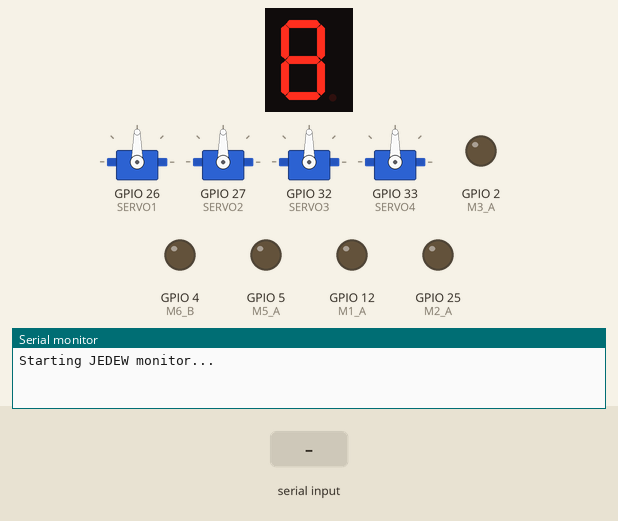
A sketch run on a simulated ESP32. Parts: 1-digit seven-segment display, 4 × servo, output pins drawn as LEDs (lit = HIGH), the last lines printed to the serial monitor. Wiring (inferred from the names in the program): 1-digit 7-segment display, segments lit when LOW: segments GPIO 13, GPIO 14, GPIO 15, GPIO 16, GPIO 17, GPIO 18, GPIO 19. Inputs (shaded band) come from the test bench. Nothing arrives over Bluetooth unless stated; the segment pins are drawn as the display they are named for; pins used as bus, display or sensor lines are not drawn.

Above: at 1.2 s.
1.3 s: "f\n" received over the second serial link
At 2.4 s:
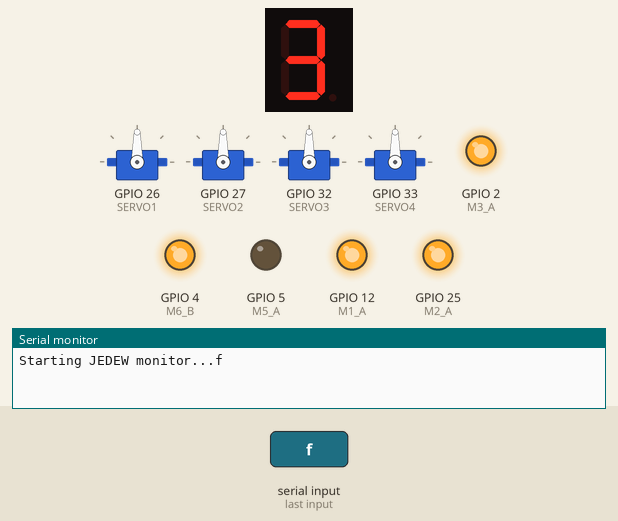
2.8 s: "b\n" received over the second serial link
At 3.5 s:
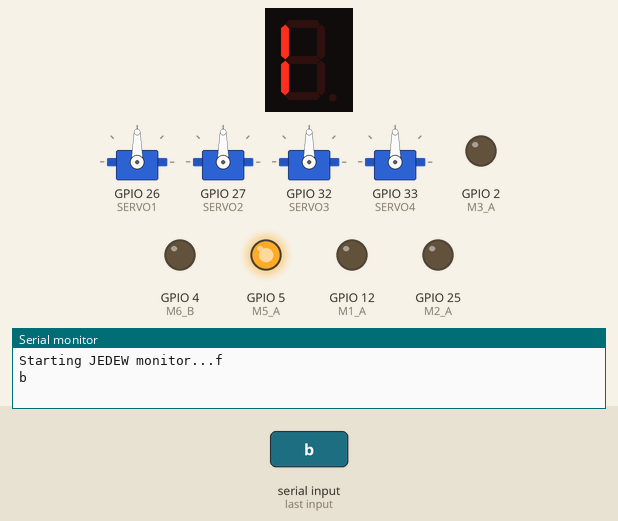
4.3 s: "l\n" received over Serial
At 4.6 s:
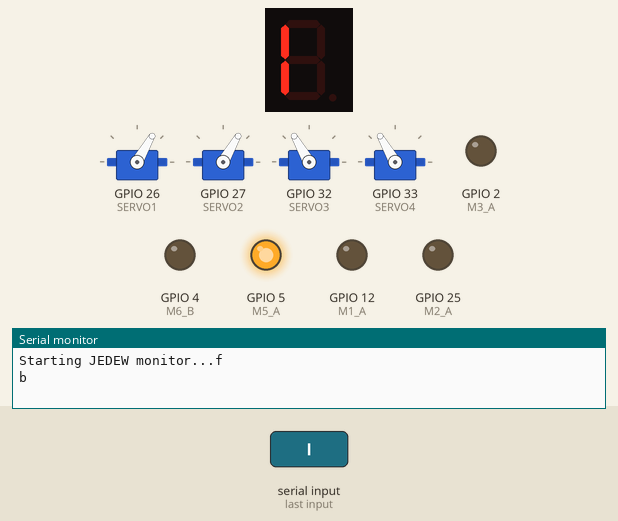
5.8 s: "r\n" received over the second serial link
At 7.0 s:
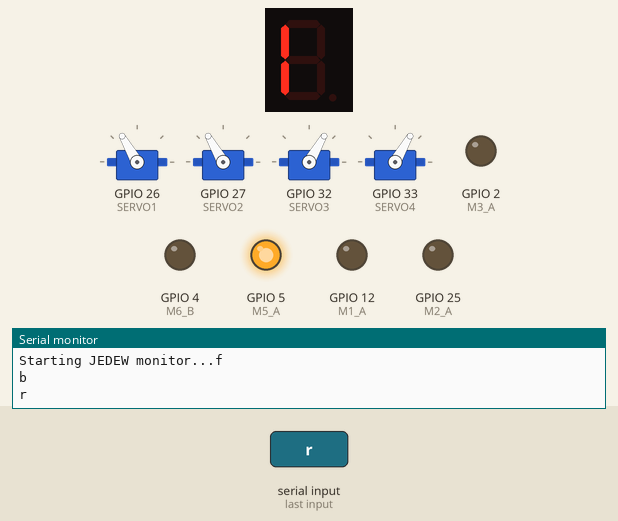
7.3 s: "s\n" received over the second serial link
At 8.2 s:
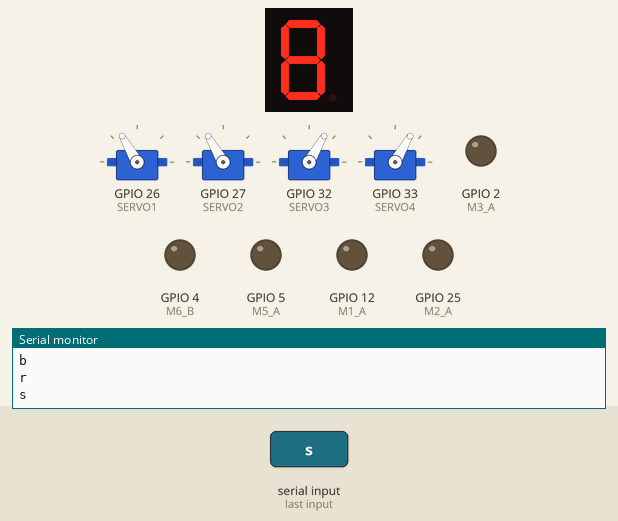
8.8 s: "f\n" received over Serial
At 9.3 s:
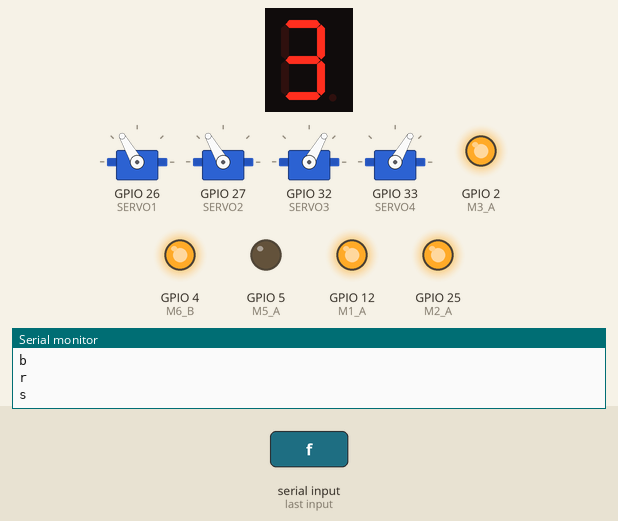
Timing chart, 0 to 11.3 s (numbered marks = the images above; inputs shaded):
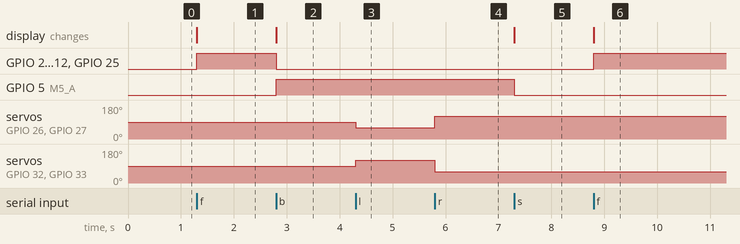

The sketch:

mars_rover_body_control_bt.ino
```cpp
#include <U8x8lib.h>
#include "BluetoothSerial.h"
#include <SPI.h>
#include <ESP32Servo.h>
#include <WiFi.h>
#include <ArduinoWebsockets.h>

//U8X8_SSD1306_128X64_NONAME_SW_I2C u8x8(/* clock=*/ SCL, /* data=*/ SDA, /* reset=*/ U8X8_PIN_NONE);   // OLEDs without Reset of the Display
//BluetoothSerial SerialBT;

#define M1_B    14
#define M1_A    12
#define M2_B    13
#define M2_A    25
#define M3_B    15
#define M3_A    2
#define M4_B    18
#define M4_A    19
#define M5_B    17
#define M5_A    5
#define M6_B    4
#define M6_A    16

#define s1center 90
#define s3center 90
#define s4center 90
#define s6center 90

#define SERVO1  26
#define SERVO2  27
#define SERVO3  32
#define SERVO4  33

Servo myservo1, myservo2, myservo3, myservo4;

BluetoothSerial SerialBT;

#define WIFI_SSID   "GBSA0001"
#define WIFI_PASSWD "GBSA0001"

String macAddress = "";
String ipAddress = "";

// Moth server setting
const char* websockets_server_host = "cobot.center";
const uint16_t websockets_server_port = 8286;
using namespace websockets;
WebsocketsClient client;

void go_forward(){
    digitalWrite(M1_A, HIGH);
    digitalWrite(M1_B, LOW);
    digitalWrite(M2_A, HIGH);
    digitalWrite(M2_B, LOW);
    digitalWrite(M3_A, HIGH);
    digitalWrite(M3_B, LOW);
    digitalWrite(M4_A, LOW);
    digitalWrite(M4_B, HIGH);
    digitalWrite(M5_A, LOW);
    digitalWrite(M5_B, HIGH);
    digitalWrite(M6_A, LOW);
    digitalWrite(M6_B, HIGH);
}

void go_backward(){
    digitalWrite(M1_A, LOW);
    digitalWrite(M1_B, HIGH);
    digitalWrite(M2_A, LOW);
    digitalWrite(M2_B, HIGH);
    digitalWrite(M3_A, LOW);
    digitalWrite(M3_B, HIGH);
    digitalWrite(M4_A, HIGH);
    digitalWrite(M4_B, LOW);
    digitalWrite(M5_A, HIGH);
    digitalWrite(M5_B, LOW);
    digitalWrite(M6_A, HIGH);
    digitalWrite(M6_B, LOW);
}

void stop(){
    digitalWrite(M1_A, LOW);
    digitalWrite(M1_B, LOW);
    digitalWrite(M2_A, LOW);
    digitalWrite(M2_B, LOW);
    digitalWrite(M3_A, LOW);
    digitalWrite(M3_B, LOW);
    digitalWrite(M4_A, LOW);
    digitalWrite(M4_B, LOW);
    digitalWrite(M5_A, LOW);
    digitalWrite(M5_B, LOW);
    digitalWrite(M6_A, LOW);
    digitalWrite(M6_B, LOW);
}

void turn_left(){
    myservo1.write(60);
    myservo2.write(60);
    myservo3.write(120);
    myservo4.write(120);
}

void turn_right(){
    myservo1.write(120);
    myservo2.write(120);
    myservo3.write(60);
    myservo4.write(60);
}

void servo_center(){
    myservo1.write(90);
    myservo2.write(90);
    myservo3.write(90);
    myservo4.write(90);
}

void onMessageCallback(WebsocketsMessage message) {
    Serial.print("Got Message: ");
    Serial.println(message.data());
    /*
    if(message.data().toInt() == 0){
        Serial.println("stop");
        stop();
    }else if(message.data().toInt() == 1){
        Serial.println("go forward");
        go_forward();
    }else if(message.data().toInt() == 2){
        Serial.println("turn left");
        turn_left();
    }else if(message.data().toInt() == 3){
        Serial.println("turn right");
        turn_right();
    }else if(message.data().toInt() == 4){
        Serial.println("go forward");
        go_forward();
    }*/
}

void onEventsCallback(WebsocketsEvent event, String data) {
    if(event == WebsocketsEvent::ConnectionOpened) {
        Serial.println("Connnection Opened");
    } else if(event == WebsocketsEvent::ConnectionClosed) {
        Serial.println("Connnection Closed... Rebooting");
        ESP.restart();
    } else if(event == WebsocketsEvent::GotPing) {
        Serial.println("Got a Ping!");
    } else if(event == WebsocketsEvent::GotPong) {
        Serial.println("Got a Pong!");
    }
}

void setupNetwork()
{
    macAddress = "mars-rover";
    WiFi.begin(WIFI_SSID, WIFI_PASSWD);
    while (WiFi.status() != WL_CONNECTED) {
        delay(500);
        Serial.print(".");
    }
    Serial.println("");
    Serial.println("WiFi connected");
    ipAddress = WiFi.localIP().toString();
    macAddress += WiFi.macAddress().substring(0, 5);

    // Setup Callbacks
    client.onMessage(onMessageCallback);
    client.onEvent(onEventsCallback);

    // Connect Moth server
    while(!client.connect(websockets_server_host, websockets_server_port, "pang/ws/pub?channel=c40hp6epjh65aeq6ne50&source=base&track=<label>&mode=single")) {
        delay(500);
        Serial.print(".");
    }

    delay(500);

    Serial.println("");
    Serial.println("Websocket Connected!");
}

void callback(esp_spp_cb_event_t event, esp_spp_cb_param_t *param){
    if(event == ESP_SPP_SRV_OPEN_EVT){
        Serial.println("Client Connected");
    //}else if(event == ESP_SPP_SRV_STOP_EVT){
    //    Serial.println("Client Stopped");
    }else if(event == ESP_SPP_CLOSE_EVT){
        Serial.println("Client closed");
    }
}

void setup() {


    Serial.begin(115200);
    //SerialBT.begin("JEDEW monitor"); //Bluetooth device name
    Serial.print("Starting JEDEW monitor...");

    //u8x8.begin();
    //u8x8.setPowerSave(0);
    //u8x8.setFont(u8x8_font_chroma48medium8_r);
    //u8x8.drawString(0,0,"JEDEW");
    //u8x8.drawString(10,0,"Monitor");
    pinMode(M1_A, OUTPUT);
    pinMode(M1_B, OUTPUT);
    pinMode(M2_A, OUTPUT);
    pinMode(M2_B, OUTPUT);
    pinMode(M3_A, OUTPUT);
    pinMode(M3_B, OUTPUT);
    pinMode(M4_A, OUTPUT);
    pinMode(M4_B, OUTPUT);
    pinMode(M5_A, OUTPUT);
    pinMode(M5_B, OUTPUT);
    pinMode(M6_A, OUTPUT);
    pinMode(M6_B, OUTPUT);

    ESP32PWM::allocateTimer(0);
	ESP32PWM::allocateTimer(1);
	ESP32PWM::allocateTimer(2);
	ESP32PWM::allocateTimer(3);

    myservo1.setPeriodHertz(50);    // standard 50 hz servo
    myservo1.attach(SERVO1, 500, 2400);
    myservo2.setPeriodHertz(50);
    myservo2.attach(SERVO2, 500, 2400);
    myservo3.setPeriodHertz(50);
    myservo3.attach(SERVO3, 500, 2400);
    myservo4.setPeriodHertz(50);
    myservo4.attach(SERVO4, 500, 2400);

    //setupNetwork();
    servo_center();

    SerialBT.register_callback(callback);
    SerialBT.begin("Rover4"); //Bluetooth device name
}


void loop() {
    char inCommand;

    String inString = "";
    if(SerialBT.available() >0){
        if(SerialBT.available()){
            inString = SerialBT.readStringUntil('\n');
            Serial.println(inString);
            inCommand = inString[0];
        }
    }

    if(inCommand == 'f'){
        go_forward();
    }else if(inCommand == 'b'){
        go_backward();
    }else if(inCommand == 'l'){
        turn_left();
    }else if(inCommand == 'r'){
        turn_right();
    }else if(inCommand == 's'){
        stop();
    }else if(inCommand == 'c'){
        servo_center();
    }

    if(Serial.available() > 0){
        char c = Serial.read();
        if(c == 'f'){
            go_forward();
        }else if(c == 'b'){
            go_backward();
        }else if(c == 'l'){
            turn_left();
        }else if(c == 'r'){
            turn_right();
        }else if(c == 's'){
            stop();
        }else if(c == 'c'){
            servo_center();
        }
    }
    client.poll();

}
```

Measured:
- after the input at 1.3 s, GPIO 2 (M3_A), GPIO 4 (M6_B), GPIO 12 (M1_A), GPIO 25 (M2_A): LOW → HIGH at once; the display: changes at once (image 1)
- after the input at 2.8 s, GPIO 2 (M3_A), GPIO 4 (M6_B), GPIO 12 (M1_A), GPIO 25 (M2_A): HIGH → LOW at once; GPIO 5 (M5_A): LOW → HIGH at once; the display: changes at once (image 2)
- after the input at 4.3 s, servo on GPIO 26 (SERVO1), servo on GPIO 27 (SERVO2): 90° → 60° at once; servo on GPIO 32 (SERVO3), servo on GPIO 33 (SERVO4): 90° → 120° at once
- after the input at 5.8 s, servo on GPIO 26 (SERVO1), servo on GPIO 27 (SERVO2): 60° → 120° at once; servo on GPIO 32 (SERVO3), servo on GPIO 33 (SERVO4): 120° → 60° at once
- after the input at 7.3 s, GPIO 5 (M5_A): HIGH → LOW at once; the display: changes at once (image 5)
- after the input at 8.8 s, GPIO 2 (M3_A), GPIO 4 (M6_B), GPIO 12 (M1_A), GPIO 25 (M2_A): LOW → HIGH at once; the display: changes at once (image 6)
